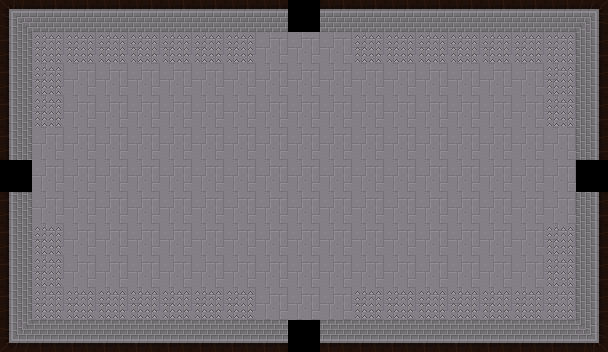

Rendered tile map (Tiled .tmx) drawn with the repository's tilesets; below, a short description and the full map source, tile grids included:
An orthogonal 19x11 tile map with 32x32 px tiles, 2 tile layers (ground, obstacles) and 12 objects.

<map version="1.5" tiledversion="1.6.0" orientation="orthogonal" renderorder="right-down" width="19" height="11" tilewidth="32" tileheight="32" infinite="0" nextlayerid="10" nextobjectid="79">
 <tileset firstgid="257" source="../room.tsx" />
 <layer id="1" name="ground" width="19" height="11">
  <data encoding="csv">
279,278,278,278,278,278,278,278,278,0,278,278,278,278,278,278,278,278,2684354839,
1610613014,275,275,275,275,275,275,275,275,275,275,275,275,275,275,275,275,275,2684354838,
1610613014,275,275,275,275,275,275,275,275,275,275,275,275,275,275,275,275,275,2684354838,
1610613014,275,275,275,275,275,275,275,275,275,275,275,275,275,275,275,275,275,2684354838,
1610613014,275,275,275,275,275,275,275,275,275,275,275,275,275,275,275,275,275,2684354838,
0,275,275,275,275,275,275,275,275,275,275,275,275,275,275,275,275,275,0,
1610613014,275,275,275,275,275,275,275,275,275,275,275,275,275,275,275,275,275,2684354838,
1610613014,275,275,275,275,275,275,275,275,275,275,275,275,275,275,275,275,275,2684354838,
1610613014,275,275,275,275,275,275,275,275,275,275,275,275,275,275,275,275,275,2684354838,
1610613014,275,275,275,275,275,275,275,275,275,275,275,275,275,275,275,275,275,2684354838,
1610613015,3221225750,3221225750,3221225750,3221225750,3221225750,3221225750,3221225750,3221225750,0,3221225750,3221225750,3221225750,3221225750,3221225750,3221225750,3221225750,3221225750,3221225751
</data>
 </layer>
 <objectgroup id="5" name="doors-UP">
  <object id="36" x="287.623" y="0.699154" width="32" height="32" />
 </objectgroup>
 <objectgroup id="6" name="doors-RIGHT">
  <object id="78" x="576.039" y="159.726" width="32" height="32" />
 </objectgroup>
 <objectgroup id="7" name="doors-LEFT">
  <object id="39" x="0" y="160.86" width="32" height="32" />
 </objectgroup>
 <objectgroup id="8" name="doors-DOWN">
  <object id="76" x="288" y="318" width="32" height="32" />
 </objectgroup>
 <layer id="3" name="obstacles" width="19" height="11">
  <data encoding="csv">
0,0,0,0,0,0,0,0,0,0,0,0,0,0,0,0,0,0,0,
0,277,277,277,277,277,277,277,0,0,0,277,277,277,277,277,277,277,0,
0,277,0,0,0,0,0,0,0,0,0,0,0,0,0,0,0,277,0,
0,277,0,0,0,0,0,0,0,0,0,0,0,0,0,0,0,277,0,
0,0,0,0,0,0,0,0,0,0,0,0,0,0,0,0,0,0,0,
0,0,0,0,0,0,0,0,0,0,0,0,0,0,0,0,0,0,0,
0,0,0,0,0,0,0,0,0,0,0,0,0,0,0,0,0,0,0,
0,277,0,0,0,0,0,0,0,0,0,0,0,0,0,0,0,277,0,
0,277,0,0,0,0,0,0,0,0,0,0,0,0,0,0,0,277,0,
0,277,277,277,277,277,277,277,0,0,0,277,277,277,277,277,277,277,0,
0,0,0,0,0,0,0,0,0,0,0,0,0,0,0,0,0,0,0
</data>
 </layer>
 <objectgroup id="9" name="fire" />
 <objectgroup id="4" name="border">
  <object id="3" x="0" y="0" width="286.924" height="32" />
  <object id="28" x="0" y="0.757502" width="32" height="159.404" />
  <object id="69" x="320.776" y="0.779697" width="286.225" height="32" />
  <object id="70" x="606.73" y="1.47885" width="156.881" height="32" rotation="90" />
  <object id="71" x="608.129" y="191.636" width="158.991" height="32" rotation="90" />
  <object id="72" x="-0.0676537" y="318.152" width="286.924" height="32" />
  <object id="73" x="320.708" y="317.951" width="286.225" height="32" />
  <object id="74" x="31.6763" y="192.348" width="157.58" height="32" rotation="90" />
 </objectgroup>
</map>
